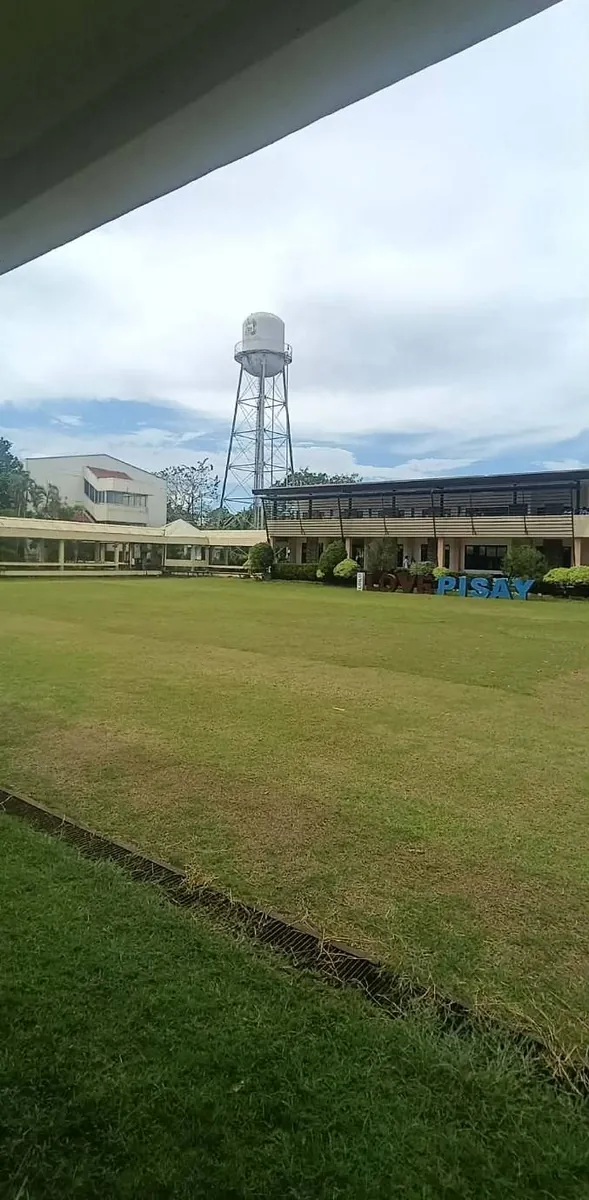
#> input picture Site/assets/img/photos/quad-tower.webp, 589 x 1200 px
$ python -i edit_photos.py   (imports and definitions only)
#> lines starting #> are read from the running program, lines starting #| are printed output that depends on the picture
#> further down, picture is the input picture: PIL image 589x1200 RGB; mean R, G, B 119.3, 128.5, 105.9
"""Edit the site's photos from the originals in _downloads/ into assets/img/photos/.

    python tools/edit_photos.py            # all photos
    python tools/edit_photos.py sco-room   # only the ones named

Each photo gets two WebP copies: <name>.webp (about 1200 px on the long side) and <name>-600.webp.
Originals in _downloads/ are never changed.

Order of edits for each photo (so face boxes stay in original pixels):
  1. faces   hide faces: a list of (x, y, w, h, mode) boxes in ORIGINAL pixels.
             mode: "blur" (default, heavy blur in a soft oval), "pixel" (big squares),
                   "cover" (soft paper-coloured oval patch) or "sticker" (the PAHIBALO logo sticker).
             Each box is padded about 20% so hair and chin are covered.
  2. rotate  quarter turns counterclockwise (90, 180, 270), for phone photos taken sideways.
  3. tilt    small straightening in degrees (+ = counterclockwise); the edges are cropped clean.
  4. crop    (left, top, right, bottom) after rotate and tilt.
  5. tune    optional brightness / contrast / colour factors (1.0 = no change).
Faces that are too small to recognise can stay. If a face cannot be hidden without ruining the
photo, crop it out or leave the photo out (vault rule). Check every output by eye.

To add a photo: put the original in _downloads/, add a line to PHOTOS, run this script, then use
the name in a note's `photos` list ("name|alt text|caption") or as `header_photo`.
"""
from __future__ import annotations

import math
import sys
from pathlib import Path

from PIL import Image, ImageDraw, ImageEnhance, ImageFilter, ImageOps

HERE = Path(__file__).resolve().parent.parent
RAW = HERE / "_downloads"
OUT = HERE / "assets" / "img" / "photos"
STICKER = HERE / "assets" / "img" / "pahibalo-logo.webp"
SIZES = (1200, 600)

# name: dict(src, rotate, tilt, crop, faces, tune, sizes)
PHOTOS: dict[str, dict] = {
    # --- the PAHIBALO team's own photos (2026-11-23)
    "quad-love-pisay":   dict(src="own/quad-love-pisay.jpg"),
    "quad-wide":         dict(src="own/quad-wide.jpg"),
    "quad-tower":        dict(src="own/quad-tower.jpg", crop=(0, 120, 677, 1500)),
    "grounds":           dict(src="own/grounds.jpg"),
    "sco-room":          dict(src="own/sco-room.jpg"),
    "sco-posters":       dict(src="own/sco-posters.jpg"),
    "sco-poster-close":  dict(src="own/sco-poster-close.jpg"),
    "library-tall":      dict(src="own/library-tall.jpg"),
    "library-wide":      dict(src="own/library-wide.jpg"),
    "library-card":      dict(src="own/library-card.jpg", rotate=90, crop=(520, 40, 982, 645), tune=(1.04, 1.12, 1.0)),
    "registrar-counter": dict(src="own/registrar-counter.jpg"),
    "mis-office":        dict(src="own/mis-office.jpg"),
    # --- the team's second batch (2026-11-24). Only rooms and buildings become pictures; photos of signs,
    #     forms, flowcharts and QR codes are used for facts only (PAHIBALO team's rule). Not final: may be replaced.
    "registrar-entrance": dict(src="own/batch-2/01-imJ8u4NB.jpg"),
    "cid-office":        dict(src="own/batch-2/03-ood8NeAc.jpg"),
    "cid-door":          dict(src="own/batch-2/04-0sNgMWWW.jpg"),
    "clinic-door":       dict(src="own/batch-2/05-V8WaoKws.jpg"),
    "sau-door":          dict(src="own/batch-2/07-pCBwpZhw.jpg"),
    "ssd-door":          dict(src="own/batch-2/08-1F82Qqsy.jpg"),   # people behind the window are dark shapes, no faces
    "map-vmc-cafe":      dict(src="maps/map-vmc-cafe.png"),
    "map-wash-and-sip":  dict(src="maps/map-wash-and-sip.png"),
    "map-crispy-king":   dict(src="maps/map-crispy-king.png"),
    "map-sea-garden":    dict(src="maps/map-sea-garden.png"),
    "vmc-cafe-1":        dict(src="places/vmc-1.jpg"),
    "vmc-cafe-2":        dict(src="places/vmc-2.jpg"),
    "sea-garden-1":      dict(src="places/seagarden-1.jpg"),
    # --- event photos from Facebook posts (Banaag, Student Alliance, SDC, Sci-Link), 2026-11-24, see Credits.
    #     Faces are found automatically and blurred; band boxes cover rows of faces the detector misses.
    **{n: dict(src=f"fb-events/{n}.jpg", auto_faces=True) for n in (
        "ev-mahuesci-stage", "ev-mahuesci-backdrop", "ev-press-conference",
        "ev-research-2", "ev-research-3", "ev-wika-stage", "ev-wika-show", "ev-afterburn-gym")},
    # the student with the microphone was missed by the detector; the name on the left ID is hidden too
    "ev-research-1":     dict(src="fb-events/ev-research-1.jpg", auto_faces=True,
                              faces=[(330, 135, 105, 105, "blur"), (108, 318, 52, 30, "pixel")]),
    # ev-mahuesci-cheer is not used: too many painted faces to hide without ruining it
    "ev-toast-1":        dict(src="fb-events/ev-toast-1.jpg", auto_faces=True),
    "ev-toast-2":        dict(src="fb-events/ev-toast-2.jpg", auto_faces=True),
    # not used: ev-sa-staffday (collage, patchy after blurring) and ev-sa-what (mostly text, info only)
    **{n: dict(src=f"fb-events/{n}.jpg") for n in (
        "ev-wika-title", "ev-xmas-poster", "ev-xmas-night", "ev-xmas-day", "ev-sdc-intramurals", "ev-sdc-afterburn",
        "ev-dspc-winners", "ev-dspc-first")},
    # --- org logos and covers from each org's own Facebook page (2026-11-24, see Credits)
    **{f"logo-{o}": dict(src=f"fb-orgs/{o}-logo.{e}", sizes=(600, 300)) for o, e in
       [("banaag", "jpg"), ("siklab", "jpg"), ("sa", "png"), ("sidlak", "jpg"), ("cyborg", "jpg"),
        ("sdc", "jpg"), ("scilink", "jpg"), ("mun", "jpg")]},
    # COMELEC, from its own Facebook page (2026-11-25)
    "logo-comelec":      dict(src="fb-orgs3/comelec/profile.jpg", sizes=(600, 300)),
    "cover-comelec":     dict(src="fb-orgs3/comelec/cover.jpg"),
    # Cinematograpisay (SineSci), from its own Facebook page (2026-11-25)
    "logo-sinesci":      dict(src="fb-orgs3/sinesci/profile.jpg", sizes=(600, 300)),
    "cover-sinesci":     dict(src="fb-orgs3/sinesci/cover.jpg"),
    "org-sinesci-stage": dict(src="fb-orgs3/sinesci/p08.jpg", auto_faces=True, faces=[(717, 140, 190, 200)]),
    "org-sinesci-crowd": dict(src="fb-orgs3/sinesci/p21.jpg", auto_faces=True),
    "cover-banaag":      dict(src="fb-orgs/banaag-cover.png"),
    "cover-siklab":      dict(src="fb-orgs/siklab-cover.png"),
    "cover-sa":          dict(src="fb-orgs/sa-cover.png"),
    "cover-sidlak":      dict(src="fb-orgs/sidlak-cover.png"),
    "cover-cyborg":      dict(src="fb-orgs/cyborg-cover.jpg"),
    "cover-sdc":         dict(src="fb-orgs/sdc-cover.png"),   # runners on the oval, faces too small to recognise
    "cover-scilink":     dict(src="fb-orgs/scilink-cover.png"),
    "cover-mun":         dict(src="fb-orgs/mun-cover.png"),
    "logo-pahibalo":     dict(src="fb/avatar.jpg", sizes=(600, 300)),
    # --- frames from the PSHS-WVC "Virtual Campus Tour" video (PISAY-WVC TV on YouTube, December 2021), 2026-11-24.
    #     Rooms named from the video's own narration. Only frames without the hosts' faces, or with faces blurred.
    "tour-clinic-beds":  dict(src="tour/frames/s0536.jpg"),
    "tour-clinic-dental": dict(src="tour/frames/s0540.jpg"),
    "tour-guidance":     dict(src="tour/frames/s0542.jpg"),
    "tour-dorm-building": dict(src="tour/frames/s0556.jpg"),
    "tour-dorm-room":    dict(src="tour/frames/s0560.jpg"),
    "tour-dorm-kitchen": dict(src="tour/frames/s0568.jpg"),
    "tour-dorm-rec":     dict(src="tour/frames/s0570.jpg"),
    "tour-dorm-study":   dict(src="tour/frames/s0576.jpg"),
    "tour-dorm-swings":  dict(src="tour/frames/s0578.jpg"),
    "tour-admin-building": dict(src="tour/frames/s0101.jpg", auto_faces=True,
                                faces=[(582, 356, 38, 48, "blur"), (672, 356, 38, 48, "blur")]),
    "tour-research-lab": dict(src="tour/frames/t0038.jpg"),
    "tour-molecular-lab": dict(src="tour/frames/t0042.jpg"),
    "tour-chem-stockroom": dict(src="tour/frames/t0048.jpg"),
    "tour-gym":          dict(src="tour/frames/t0079.jpg"),
    "tour-gym-game":     dict(src="tour/frames/t0076.jpg", auto_faces=True),
    "tour-planetarium":  dict(src="tour/frames/t0063.jpg"),
    "tour-auditorium":   dict(src="tour/frames/t0121.jpg"),
    "tour-oval":         dict(src="tour/frames/t0131.jpg"),
    "tour-covered-walk": dict(src="tour/frames/t0107.jpg"),
    "tour-entrance":     dict(src="tour/frames/t0142.jpg"),
    "tour-slrc":         dict(src="tour/frames/t0054.jpg"),
    "tour-old-auditorium": dict(src="tour/frames/t0026.jpg"),
    "tour-computer-lab": dict(src="tour/frames/t0025.jpg"),
    "tour-classroom":    dict(src="tour/frames/t0024.jpg"),
    # --- org and event photos from each org's own Facebook page and Facebook post search (2026-11-24, see Credits).
    #     Every one has faces found automatically and blurred; checked by eye.
    **{n: dict(src=s, auto_faces=True) for n, s in {
        "org-siklab-huSciYa-hall": "fb-orgs2/siklab/siklab-02.jpg",
        "org-siklab-huSciYa-all":  "fb-orgs2/siklab/siklab-03.jpg",
        "org-banaag-festival":     "fb-orgs2/banaag/banaag-11_1720179626785591.jpg",
        "ev-mahuesci-costume":     "fb-orgs2/banaag/banaag-08_1720179766785577.jpg",
        "ev-mahuesci-cheer2":      "fb-orgs2/banaag/banaag-12_1720179613452259.jpg",
        "ev-mahuesci-opening":     "fb-orgs2/banaag/banaag-20_1719285600208327.jpg",
        "ev-research-exhibit":     "fb-orgs2/banaag/banaag-21_1718271966976357.jpg",
        "ev-research-talk":        "fb-orgs2/banaag/banaag-24_1718271876976366.jpg",
        "org-cyborg-robot-demo":   "fb-orgs2/cyborg/cyborg-12_122229764516100203.jpg",
        "org-cyborg-robot":        "fb-orgs2/cyborg/cyborg-13_122229764426100203.jpg",
        "org-cyborg-booth":        "fb-orgs2/cyborg/cyborg-16_122229764270100203.jpg",
        "org-mun-committee":       "fb-orgs2/mun/mun-19_1104833009034336.jpg",
        "org-mun-unesco":          "fb-orgs2/mun/mun-20_1104832972367673.jpg",
        "org-mun-best":            "fb-orgs2/mun/mun-24_1104832429034394.jpg",
        "org-sa-staffday-band":    "fb-orgs2/sa/sa-22_1570157708490133.jpg",
        "org-sa-staffday-crowd":   "fb-orgs2/sa/sa-28_1570157688490135.jpg",
        "ev-dspc-delegation":      "fb-orgs2/scilink/scilink-19_1185335084154038.jpg",
        "org-scilink-football":    "fb-orgs2/scilink/scilink-22_1185091824178364.jpg",
        "org-scilink-football2":   "fb-orgs2/scilink/scilink-26_1185091377511742.jpg",
        "org-sidlak-mpl":          "fb-orgs2/sidlak/sidlak-21_122126326677032141.jpg",
        "org-sdc-football":        "fb-search/s-welcoming/s-welcoming-04_1668860935250794.jpg",
        "org-sdc-afterburn2":      "fb-search/s-welcoming/s-welcoming-08_1653550670115154.jpg",
    }.items()},
    # manual boxes for faces the detector missed (checked by eye)
    "ev-research-talk":      dict(src="fb-orgs2/banaag/banaag-24_1718271876976366.jpg", auto_faces=True,
                                  faces=[(790, 290, 220, 250, "blur"), (250, 770, 160, 90, "pixel")]),
    "org-sa-staffday-band":  dict(src="fb-orgs2/sa/sa-22_1570157708490133.jpg", auto_faces=True,
                                  faces=[(305, 345, 52, 60), (412, 390, 52, 60), (546, 372, 52, 60), (609, 372, 52, 60), (796, 390, 52, 60)]),
    # --- 2026-11-25: Sinadya 2025 (SA page) and the Christmas tree lighting (Astra WVC page)
    "ev-sinadya-p01":        dict(src="fb-events3/sinadya/p01.jpg"),   # stage only, no people
    **{f"ev-sinadya-{k}": dict(src=f"fb-events3/sinadya/{k}.jpg", auto_faces=True) for k in ("p06", "p09")},
    "ev-sinadya-p17":        dict(src="fb-events3/sinadya/p17.jpg", auto_faces=True,
                                  faces=[(1190, 307, 90, 102), (1357, 256, 102, 102), (1664, 205, 179, 205)]),
    "ev-xmas-tree":          dict(src="fb-events3/xmas-astra/p01.jpg", faces=[(1137, 744, 56, 56)]),   # audience seen from behind
    "ev-xmas-parade":        dict(src="fb-events3/xmas-astra/p21.jpg", auto_faces=True),
    # Akwe 2024 (Sci-Link), Paskwa sa Pisay and Dorm Christmas Party (Sci-Link), Ugnayan 2025 bands (Sci-Link)
    **{f"ev-akwe-{k}": dict(src=f"fb-events3/akwe-sl2/{k}.jpg", auto_faces=True) for k in ("p46", "p47")},
    "ev-akwe-p38":           dict(src="fb-events3/akwe-sl2/p38.jpg", auto_faces=True, faces=[(914, 1000, 121, 138)]),
    "ev-akwe-p39":           dict(src="fb-events3/akwe-sl2/p39.jpg", auto_faces=True, faces=[(1618, 431, 173, 207)]),
    "ev-paskwa-p01":         dict(src="fb-events3/paskwa/p01.jpg"),   # sign only
    "ev-paskwa-p02":         dict(src="fb-events3/paskwa/p02.jpg", auto_faces=True),
    "ev-dormxmas-p03":       dict(src="fb-events3/dormxmas/p03.jpg", auto_faces=True),
    "ev-dormxmas-p08":       dict(src="fb-events3/dormxmas/p08.jpg", auto_faces=True, faces=[(331, 252, 262, 286)]),
    **{f"ev-bands-{k}": dict(src=f"fb-events3/bands2/{k}.jpg", auto_faces=True) for k in ("p03", "p08")},
    # Dormers' Day 2025 (Cinematograpisay)
    "ev-dormersday-p03":     dict(src="fb-events3/dormersday/p03.jpg", auto_faces=True, faces=[(850, 260, 160, 160)]),
    "ev-dormersday-p08":     dict(src="fb-events3/dormersday/p08.jpg", auto_faces=True, faces=[(890, 110, 200, 220)]),
    "ev-dormersday-p11":     dict(src="fb-events3/dormersday/p11.jpg", auto_faces=True, faces=[(985, 330, 180, 200)]),
    "ev-toast-pinning":      dict(src="fb-events3/toast26/p15.jpg", auto_faces=True,
                                  faces=[(1870, 150, 175, 240), (1190, 330, 210, 210)]),   # Toast to Excellence 2026 (Cinematograpisay)
    # Batch 2027 Recollection, May 2024 (Astra WVC)
    "ev-recol-p09":          dict(src="fb-events3/recol/p09.jpg", auto_faces=True),
    "ev-recol-p08":          dict(src="fb-events3/recol/p08.jpg", auto_faces=True, faces=[(989, 890, 169, 169)]),
    "ev-recol-p10":          dict(src="fb-events3/recol/p10.jpg", auto_faces=True, faces=[(378, 746, 154, 184)]),
    "ev-recol-p14":          dict(src="fb-events3/recol/p14.jpg", auto_faces=True, faces=[(850, 610, 125, 160)]),
    # El Filibusterismo Play Fest (Astra WVC)
    **{f"ev-elfili-{k}": dict(src=f"fb-events3/elfili/{k}.jpg", auto_faces=True) for k in ("p08", "p09")},
    "ev-elfili-p04":         dict(src="fb-events3/elfili/p04.jpg", auto_faces=True, faces=[(705, 555, 70, 75), (675, 580, 63, 84)]),
    "ev-elfili-p07":         dict(src="fb-events3/elfili/p07.jpg", auto_faces=True, faces=[(635, 595, 90, 105)]),
    "ev-bands-p14":          dict(src="fb-events3/bands2/p14.jpg", auto_faces=True, faces=[(962, 600, 121, 138)]),
    "ev-bands-p17":          dict(src="fb-events3/bands2/p17.jpg", auto_faces=True,
                                  faces=[(490, 445, 121, 138), (1370, 514, 138, 138), (1145, 480, 104, 121), (852, 514, 104, 138),
                                         (1101, 605, 113, 129), (1407, 621, 97, 129)]),
    # the PSHS-WVC seal from the video's last frame, for the header (Pisay branding)
    "pisay-seal":        dict(src="tour/frames/t0143.jpg", crop=(345, 60, 945, 660), sizes=(600, 300), circle=True),
    # --- earlier site photos
    "building":          dict(src="do/do7.img"),
    "cover-art":         dict(src="fb/cover.png"),
}


# [32 lines left out: functions oval_mask, hide_faces, not called in this run]


def detect_faces(im: Image.Image) -> list[tuple]:
    """Suggest face boxes with OpenCV's built-in face detectors (front and side). Always check the output by eye;
    add missed faces by hand in 'faces' and they are blurred too. Needs: pip install opencv-python-headless."""
    import cv2
    import numpy as np
    g = cv2.cvtColor(np.array(im), cv2.COLOR_RGB2GRAY)
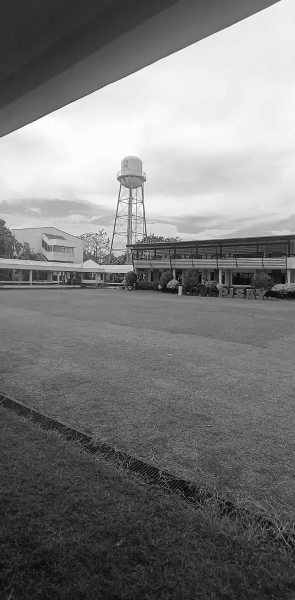
#> g: shape (1200, 589) (shown at 1/2 size); min 0, max 255, mean 123.2
    g = cv2.equalizeHist(g)
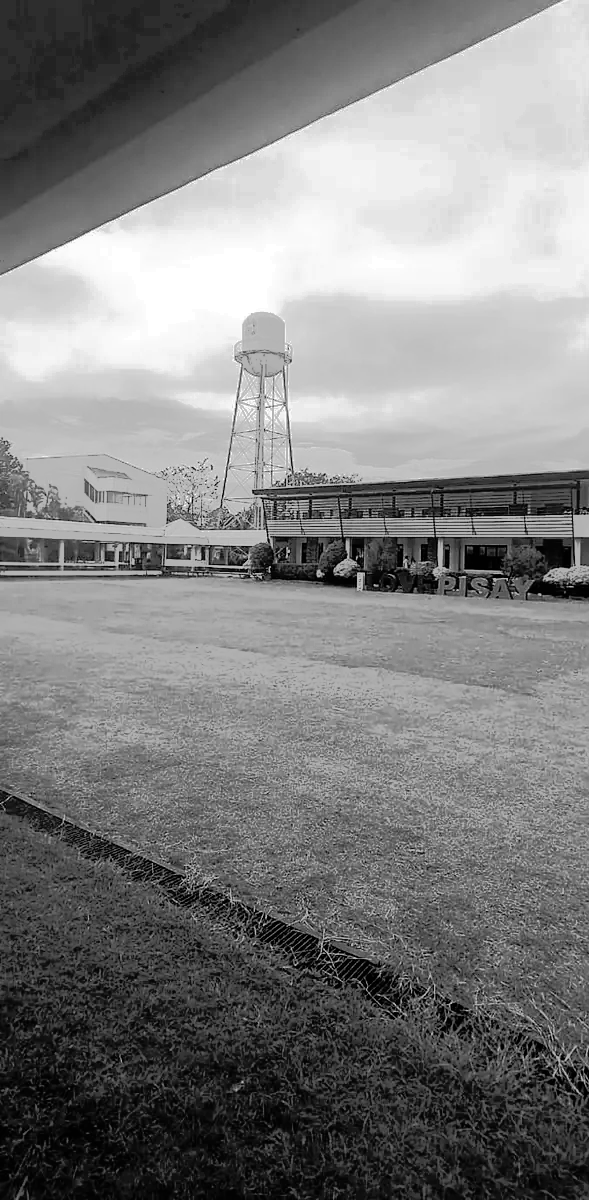
#> g: shape (1200, 589); min 0, max 255, mean 128.3
    small = max(10, im.width // 60)
    boxes = []
    for name in ("haarcascade_frontalface_default.xml", "haarcascade_profileface.xml"):
        c = cv2.CascadeClassifier(cv2.data.haarcascades + name)
        for flip in (False, True) if "profile" in name else (False,):
            img = cv2.flip(g, 1) if flip else g
            for (x, y, w, h) in c.detectMultiScale(img, scaleFactor=1.06, minNeighbors=4, minSize=(small, small)):
                boxes.append((int(im.width - x - w) if flip else int(x), int(y), int(w), int(h), "blur"))
#> after the loop, boxes = []
    return boxes


# [45 lines left out: functions straighten, edit, main, not called in this run]


# [2 lines not run here, left out]

>>> from PIL import Image
>>> picture = Image.open('../assets/img/photos/quad-tower.webp')
>>> result = detect_faces(picture)
#> result = []
